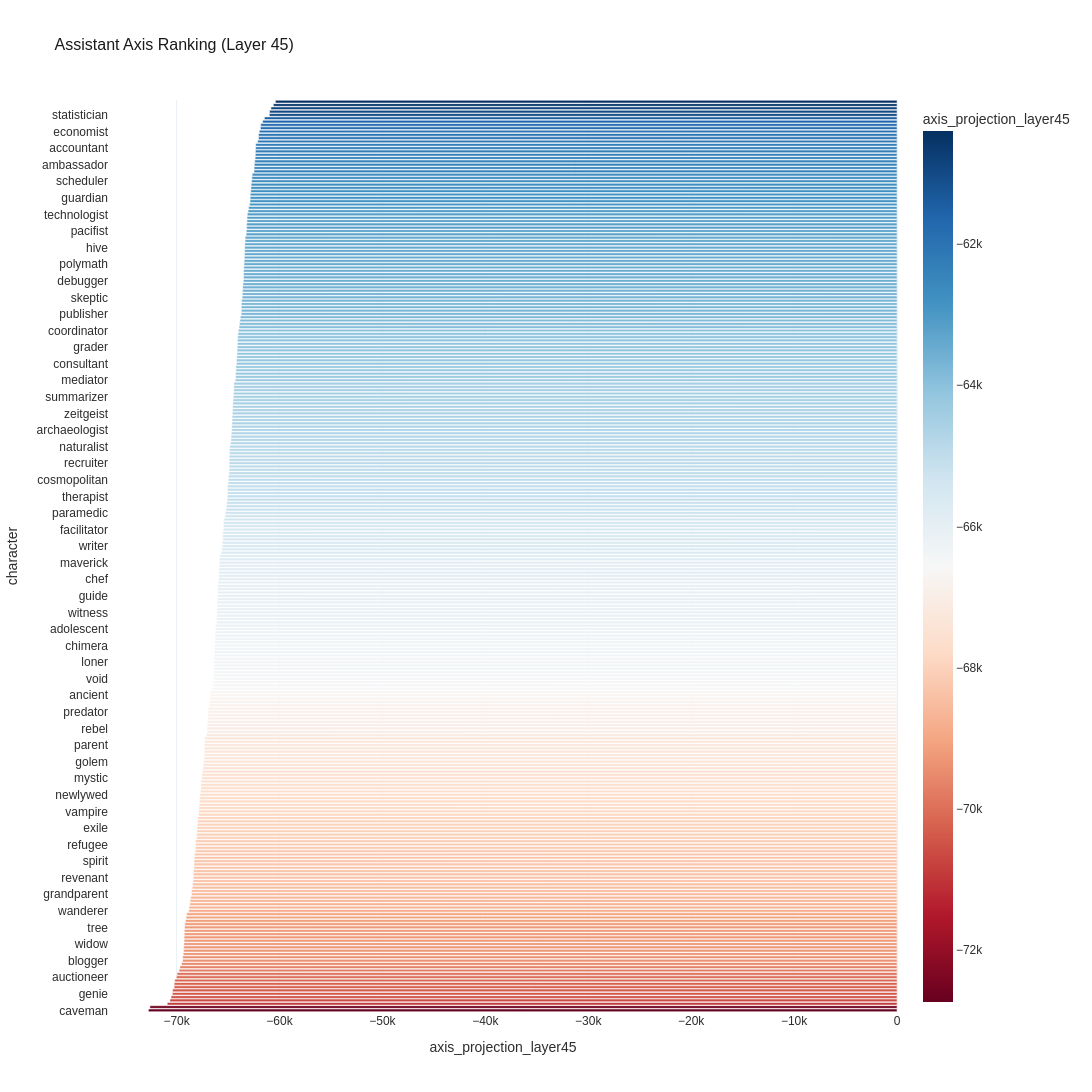

Write notebook code for a chart like this one.
### Code cell
# Render the primary interactive ranking chart inline for the most discriminative layer
ranking_fig = ranked_bar(layer45_df, PRIMARY_LAYER, f'Assistant Axis Ranking (Layer {PRIMARY_LAYER})')
ranking_fig.show()

### Figure 1 — Plotly figure (JSON) as saved in the notebook; plotly's stock layout.template omitted (floating-point values rounded to 4 significant figures; data arrays with more than 128 entries replaced by an {"elided": "..."} marker saying what was removed)
{"data": [{"customdata": {"elided": "275x1 int values"}, "hovertemplate": "axis_projection_layer45=%{marker.color:.4f}<br>character=%{y}<br>rank=%{customdata[0]}<extra></extra>", "legendgroup": "", "marker": {"color": {"elided": "275 float values"}, "coloraxis": "coloraxis", "pattern": {"shape": ""}}, "name": "", "orientation": "h", "showlegend": false, "textposition": "auto", "type": "bar", "x": {"elided": "275 float values"}, "xaxis": "x", "y": {"elided": "275 str values"}, "yaxis": "y"}], "layout": {"barmode": "relative", "coloraxis": {"cmax": -60400.0, "cmin": -72740.0, "colorbar": {"title": {"text": "axis_projection_layer45"}}, "colorscale": [[0.0, "rgb(103,0,31)"], [0.1, "rgb(178,24,43)"], [0.2, "rgb(214,96,77)"], [0.3, "rgb(244,165,130)"], [0.4, "rgb(253,219,199)"], [0.5, "rgb(247,247,247)"], [0.6, "rgb(209,229,240)"], [0.7, "rgb(146,197,222)"], [0.8, "rgb(67,147,195)"], [0.9, "rgb(33,102,172)"], [1.0, "rgb(5,48,97)"]]}, "font": {"color": "#2d2d2d", "family": "Arial"}, "height": 6000, "legend": {"tracegroupgap": 0}, "paper_bgcolor": "white", "plot_bgcolor": "white", "title": {"font": {"color": "#1a1a1a", "size": 16}, "text": "Assistant Axis Ranking (Layer 45)"}, "width": 1400, "xaxis": {"anchor": "y", "domain": [0.0, 1.0], "title": {"text": "axis_projection_layer45"}}, "yaxis": {"anchor": "x", "categoryarray": {"elided": "275 str values"}, "categoryorder": "array", "domain": [0.0, 1.0], "title": {"text": "character"}}}}
